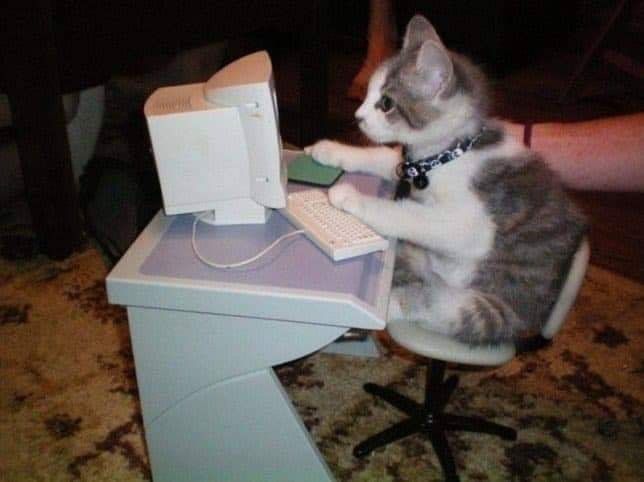
#> input picture l4/compcat.jpg, 644 x 482 px
$ python canny_algorithm.py   (older library calls are emulated)
#> lines starting #> are read from the running program, lines starting #| are printed output that depends on the picture; after the words box and inside, x2 and y2 are one past the last pixel; in counts of white or black regions, pixels touching at a corner belong together
import cv2
import numpy as np

PATH = "compcat.jpg"


def open_wb_blur_img():
    img = cv2.imread(PATH, cv2.IMREAD_GRAYSCALE)
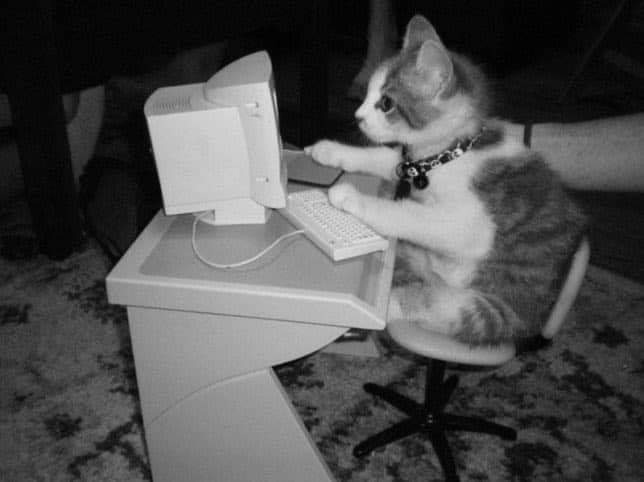
#> img: shape (482, 644); min 0, max 226, mean 79.6
    cv2.imshow("WB IMG", img)
    blur_img = cv2.GaussianBlur(img, (3, 3), 3)
    cv2.imshow("BLUR IMG", blur_img)

    # Алгоритм Канни для получения изображения границ, параметры 2 и 3 - пороговые значения
    edges = cv2.Canny(blur_img, 100, 200)
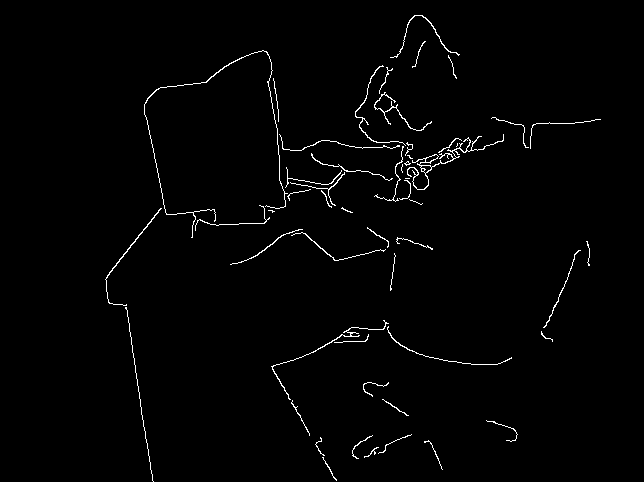
#> edges: shape (482, 644); 1.4% white in thin lines or dots, all inside (x1, y1, x2, y2) = (105, 15, 601, 482)
    cv2.imshow("EDGES IMG", edges)

    # Фильтры Sobel используются для вычисления градиента в направлениях x и y
    gradient_x = cv2.Sobel(blur_img, cv2.CV_64F, 1, 0, ksize=3)
    gradient_y = cv2.Sobel(blur_img, cv2.CV_64F, 0, 1, ksize=3)
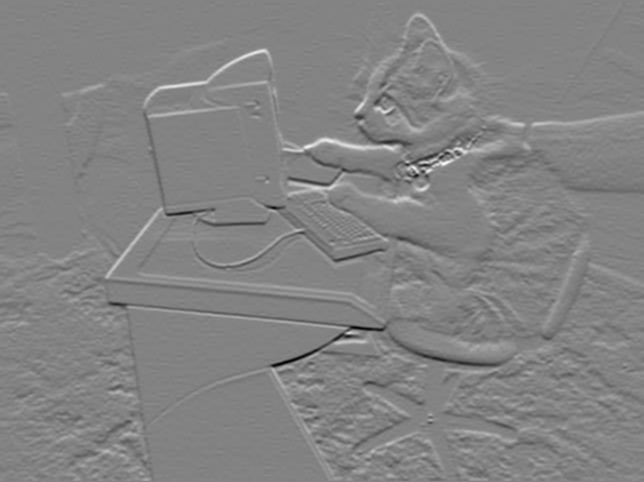
#> gradient_y: shape (482, 644) float64; min -389, max 368, mean 1.1; drawn with min black and max white

    # Вычисление матрицы длин (модуля) и матрицы угловых значений
    magnitude = np.sqrt(gradient_x ** 2 + gradient_y ** 2)
    angle = np.arctan2(gradient_y, gradient_x)
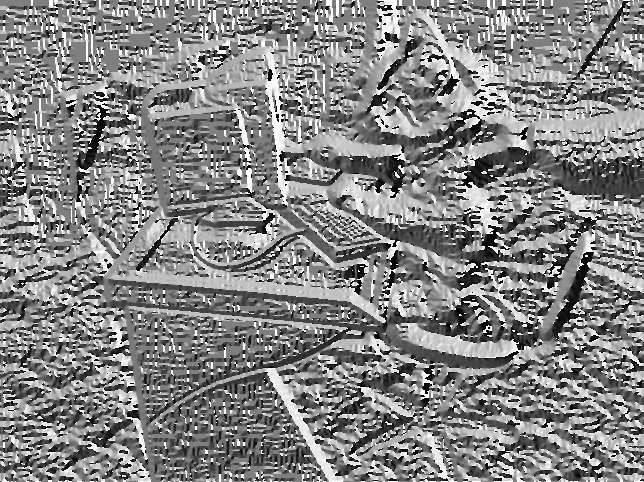
#> angle: shape (482, 644) float64; min -3.14, max 3.14, mean 0.13; drawn with min black and max white

    non_max_suppressed = np.zeros_like(blur_img)

    # Если текущий пиксель является локальным максимумом, он сохраняется в матрице, иначе остается пустым
    # Подавление немаксимумов
    for i in range(1, blur_img.shape[0] - 1):
        for j in range(1, blur_img.shape[1] - 1):
            current_angle = angle[i, j]

            if (0 <= current_angle < np.pi / 4) or (7 * np.pi / 4 <= current_angle <= 2 * np.pi):
                prev_pixel = magnitude[i, j - 1]
                next_pixel = magnitude[i, j + 1]
            elif (np.pi / 4 <= current_angle < 3 * np.pi / 4) or (5 * np.pi / 4 <= current_angle < 7 * np.pi / 4):
                prev_pixel = magnitude[i - 1, j]
                next_pixel = magnitude[i + 1, j]
            elif (3 * np.pi / 4 <= current_angle < 5 * np.pi / 4) or (3 * np.pi / 4 <= current_angle < 5 * np.pi / 4):
                prev_pixel = magnitude[i - 1, j - 1]
                next_pixel = magnitude[i + 1, j + 1]
            elif (5 * np.pi / 4 <= current_angle < 7 * np.pi / 4) or (np.pi / 4 <= current_angle < 3 * np.pi / 4):
                prev_pixel = magnitude[i - 1, j + 1]
                next_pixel = magnitude[i + 1, j - 1]

            if magnitude[i, j] >= prev_pixel and magnitude[i, j] >= next_pixel:
                non_max_suppressed[i, j] = magnitude[i, j]
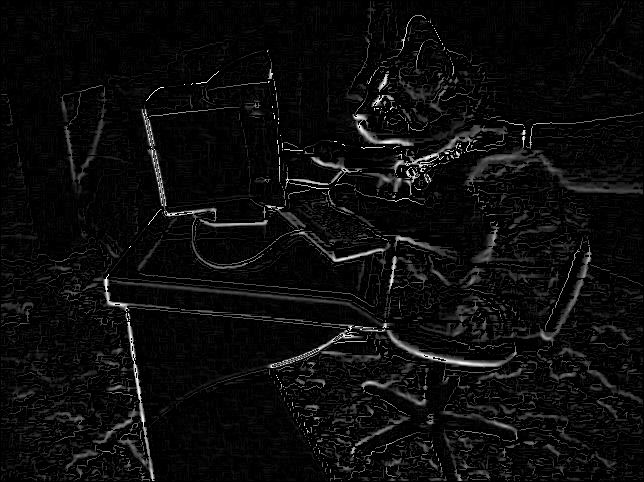
#> non_max_suppressed: shape (482, 644); min 0, max 255, mean 12

    cv2.imshow("NON MAX", non_max_suppressed)

    threshold_low = 0.1 * np.max(non_max_suppressed)  # Нижний порог (20% от максимума)
#> threshold_low = 25.5
    threshold_high = 0.3 * np.max(non_max_suppressed)  # Верхний порог (60% от максимума)
#> threshold_high = 76.5

    strong_edges = (non_max_suppressed > threshold_high)
#> strong_edges: shape (482, 644) bool; 3.9% white in thin lines or dots
    weak_edges = (non_max_suppressed >= threshold_low) & (non_max_suppressed <= threshold_high)
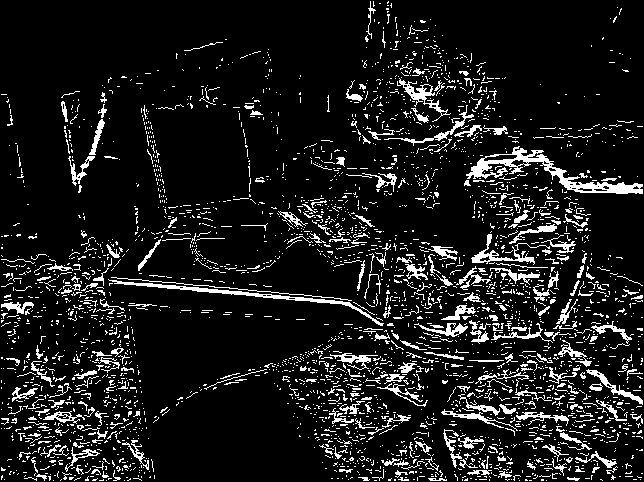
#> weak_edges: shape (482, 644) bool; 10.7% white in thin lines or dots

    H, W = strong_edges.shape
#> H = 482; W = 644

    # Проход по пикселям и установка значения в зависимости от сильного и слабого ребра
    for i in range(H):
        for j in range(W):
            if strong_edges[i, j]:
                non_max_suppressed[i, j] = 255
            elif weak_edges[i, j]:
                non_max_suppressed[i, j] = 10  # Произвольное значение для слабых ребер
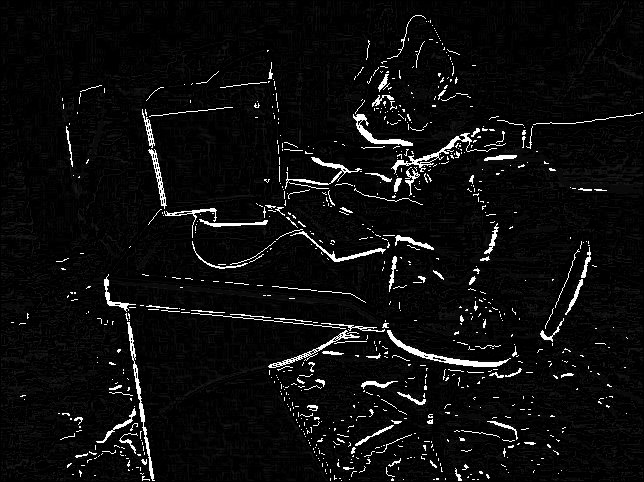
#> non_max_suppressed: shape (482, 644); 14.56% of pixels changed, all inside (x1, y1, x2, y2) = (1, 1, 643, 481)

    cv2.imshow("DOUBLE FILTER", non_max_suppressed)

    # cv2.imshow("LENGTH MATRIX", magnitude)
    # cv2.imshow("ANGLE MATRIX", angle)
    cv2.waitKey(0)


open_wb_blur_img()
